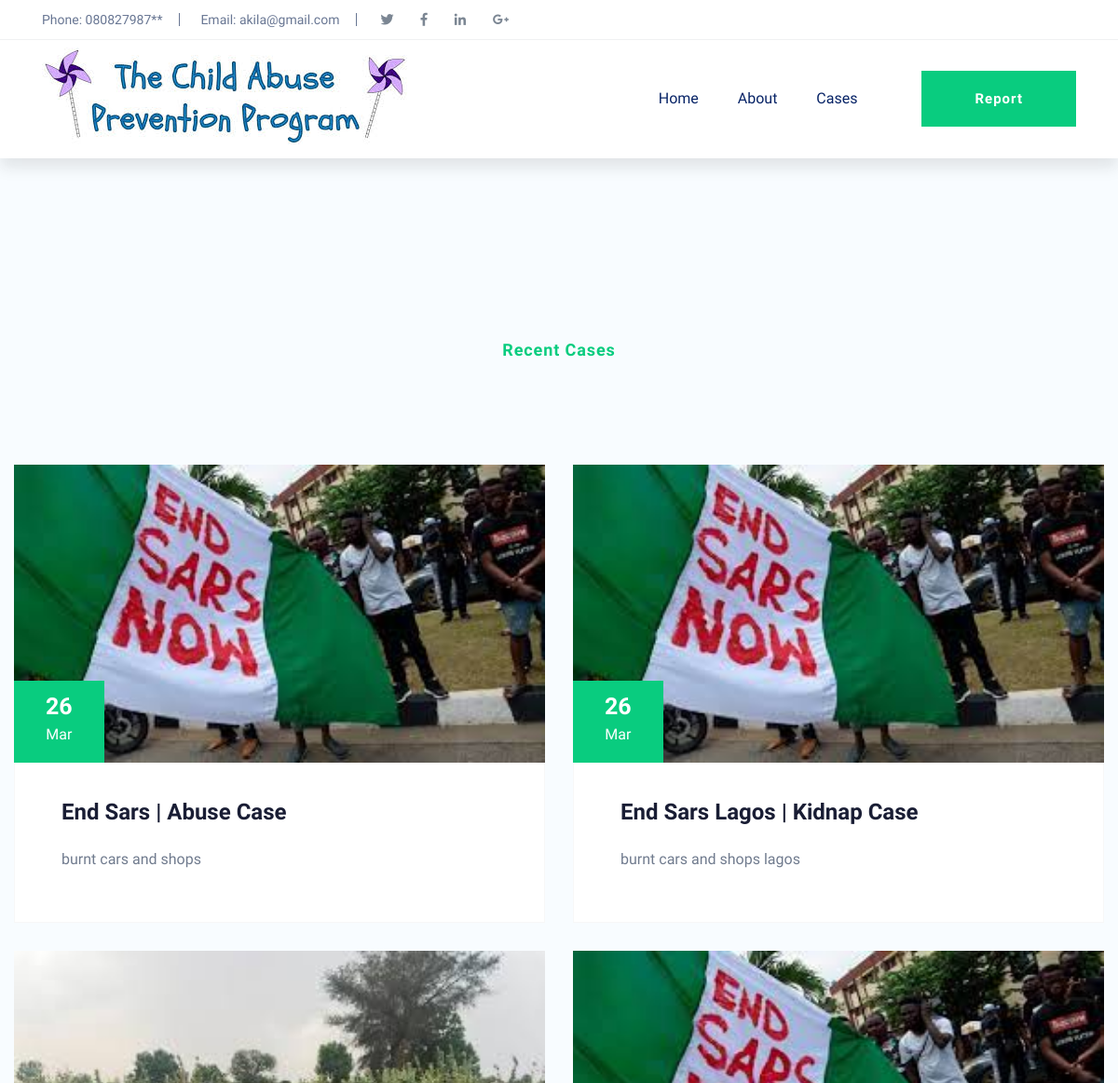
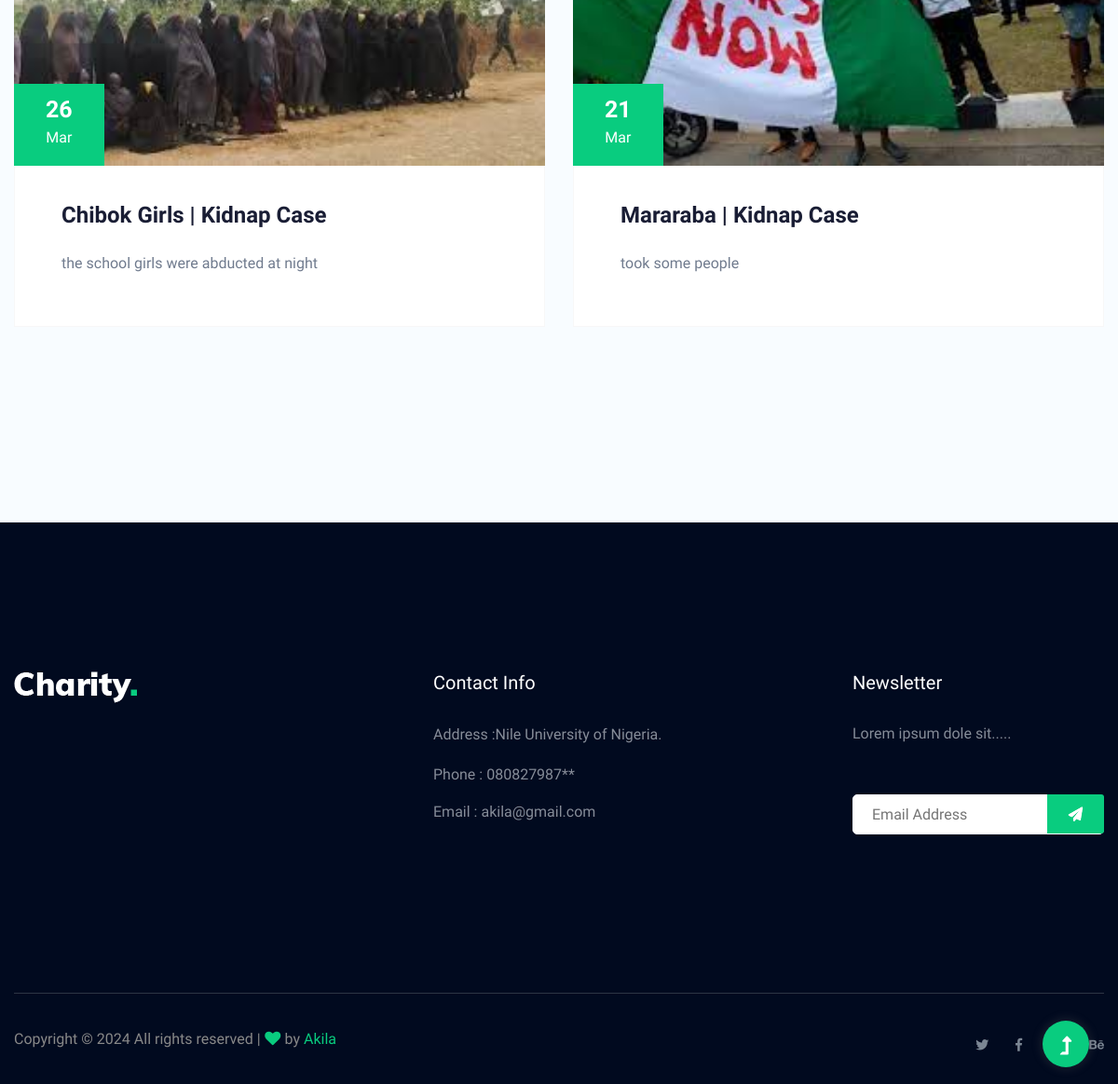
The app's page /cases.php with its own data (2 pictures, top to bottom).
### tables this page shows
CREATE TABLE `tb_cases` (
  `case_id` int(11) NOT NULL,
  `case_date` date DEFAULT current_timestamp(),
  `case_title` varchar(25) DEFAULT NULL,
  `case_description` varchar(252) DEFAULT NULL,
  `cover_image` varchar(150) DEFAULT NULL,
  `category` enum('kidnap','abuse') DEFAULT NULL,
  `case_time` time DEFAULT current_timestamp(),
  `case_state` varchar(25) DEFAULT NULL,
  `case_address` varchar(225) DEFAULT NULL,
  `case_status` enum('Solved','Pending','Closed') DEFAULT NULL
);

### cases.php (the view, shortened to what this page needs)
<?php include 'header.php' ?>
<main>
    <section class="home-blog-area section-padding30">
        <div class="container">
            <div class="row justify-content-center">
                <div class="col-xl-5 col-lg-6 col-md-9 col-sm-10">
                    <div class="section-tittle text-center mb-90">
                        <h3><span>Recent Cases</span></h3>
                    </div>
                </div>
            </div>
            <div class="row">
                <?php
                include 'connect.php';
                $sql = "SELECT * FROM tb_cases";
                $result = $conn->query($sql);
                if ($result->num_rows > 0) {
                    while ($row = $result->fetch_assoc()) {
                        echo '<div class="col-xl-6 col-lg-6 col-md-6">';
                        echo '    <div class="home-blog-single mb-30">';
                        echo '        <div class="blog-img-cap">';
                        echo '            <div class="blog-img">';
                        echo '                <img style=height:320px src="uploads/' . $row["cover_image"] . '" alt>';
                        echo '                <div class="blog-date text-center">';
                        echo '                    <span>' . date("d", strtotime($row["case_date"])) . '</span>';
                        echo '                    <p>' . date("M", strtotime($row["case_date"])) . '</p>';
                        echo '                </div>';
                        echo '            </div>';
                        echo '            <div class="blog-cap">';
                        echo '                <h3><a href="blog_details.html">' . $row["case_title"] . ' | ' . $row["category"] . ' Case </a></h3>';
                        echo '                <p>' . $row["case_description"] . '</p>';
                        echo '            </div>';
                        echo '        </div>';
                        echo '    </div>';
                        echo '</div>';
                    }
                } else {
                    echo "0 results";
                }
                ?>
            </div>
        </div>
    </section>
</main>
<?php include 'footer.php' ?>

### header.php (shortened to what this page needs)
<!doctype html>
<html class="no-js" lang="zxx">
<head>
    <link rel="stylesheet" href="assets/css/bootstrap.min.css">
    <link rel="stylesheet" href="assets/css/owl.carousel.min.css">
    <link rel="stylesheet" href="assets/css/slicknav.css">
    <link rel="stylesheet" href="assets/css/flaticon.css">
    <link rel="stylesheet" href="assets/css/progressbar_barfiller.css">
    <link rel="stylesheet" href="assets/css/gijgo.css">
    <link rel="stylesheet" href="assets/css/animate.min.css">
    <link rel="stylesheet" href="assets/css/animated-headline.css">
    <link rel="stylesheet" href="assets/css/magnific-popup.css">
    <link rel="stylesheet" href="assets/css/fontawesome-all.min.css">
    <link rel="stylesheet" href="assets/css/themify-icons.css">
    <link rel="stylesheet" href="assets/css/slick.css">
    <link rel="stylesheet" href="assets/css/nice-select.css">
    <link rel="stylesheet" href="assets/css/style.css">
</head>
<body>
    <header>
        <div class="header-area">
            <div class="main-header ">
                <div class="header-top d-none d-lg-block">
                    <div class="container-fluid">
                        <div class="col-xl-12">
                            <div class="row d-flex justify-content-between align-items-center">
                                <div class="header-info-left d-flex">
                                    <ul>
                                        <li>Phone: 080827987**</li>
                                        <li>Email: akila@gmail.com</li>
                                    </ul>
                                    <div class="header-social">
                                        <ul>
                                            <li><a href="#"><i class="fab fa-twitter"></i></a></li>
                                            <li><a href="https://www.facebook.com/sai4ull"><i class="fab fa-facebook-f"></i></a></li>
                                            <li><a href="#"><i class="fab fa-linkedin-in"></i></a></li>
                                            <li> <a href="#"><i class="fab fa-google-plus-g"></i></a></li>
                                        </ul>
                                    </div>
                                </div>
                            </div>
                        </div>
                    </div>
                </div>
                <div class="header-bottom  header-sticky">
                    <div class="container-fluid">
                        <div class="row align-items-center">
                            <div class="col-xl-2 col-lg-2">
                                <div class="logo">
                                    <a href="home.php"><img src="assets/img/logo/download-1.png" alt></a>
                                </div>
                            </div>
                            <div class="col-xl-10 col-lg-10">
                                <div class="menu-wrapper  d-flex align-items-center justify-content-end">
                                    <div class="main-menu d-none d-lg-block">
                                        <nav>
                                            <ul id="navigation">
                                                <li><a href="home.php">Home</a></li>
                                                <li><a href="about.php">About</a></li>
                                                <li><a href="cases.php">Cases</a>
                                                </li>
                                            </ul>
                                        </nav>
                                    </div>
                                    <div class="header-right-btn d-none d-lg-block ml-20">
                                        <a href="report.php" class="btn header-btn">Report</a>
                                    </div>
                                </div>
                            </div>
                            <div class="col-12">
                            </div>
                        </div>
                    </div>
                </div>
            </div>
        </div>
    </header>

### footer.php (shortened to what this page needs)
<footer>
    <div class="footer-wrapper section-bg2" data-background="assets/img/gallery/footer_bg.png">
        <div class="footer-area footer-padding">
            <div class="container">
                <div class="row d-flex justify-content-between">
                    <div class="col-xl-3 col-lg-3 col-md-4 col-sm-6">
                        <div class="single-footer-caption mb-50">
                            <div class="single-footer-caption mb-30">
                                <div class="footer-tittle">
                                    <div class="footer-logo mb-20">
                                        <a href="index-2.html"><img src="assets/img/logo/logo2_footer.png" alt></a>
                                    </div>
                                </div>
                            </div>
                        </div>
                    </div>
                    <div class="col-xl-3 col-lg-3 col-md-4 col-sm-5">
                        <div class="single-footer-caption mb-50">
                            <div class="footer-tittle">
                                <h4>Contact Info</h4>
                                <ul>
                                    <li>
                                        <p>Address :Nile University of Nigeria.</p>
                                    </li>
                                    <li><a href="#">Phone : 080827987**</a></li>
                                    <li><a href="#">Email : <span>akila@gmail.com</span></a></li>
                                </ul>
                            </div>
                        </div>
                    </div>
                    <div class="col-xl-3 col-lg-3 col-md-4 col-sm-5">
                        <div class="single-footer-caption mb-50">
                            <div class="footer-tittle">
                                <h4>Newsletter</h4>
                                <div class="footer-pera footer-pera2">
                                    <p>Lorem ipsum dole sit.....</p>
                                </div>
                                <div class="footer-form">
                                    <div id="mc_embed_signup">
                                        <form target="_blank" action="https://spondonit.us12.list-manage.com/subscribe/post?u=1462626880ade1ac87bd9c93a&amp;id=92a4423d01" method="get" class="subscribe_form relative mail_part">
                                            <input type="email" name="email" id="newsletter-form-email" placeholder="Email Address" class="placeholder hide-on-focus" onfocus="this.placeholder = ''" onblur="this.placeholder = ' Email Address '">
                                            <div class="form-icon">
                                                <button type="submit" name="submit" id="newsletter-submit" class="email_icon newsletter-submit button-contactForm"><img src="assets/img/gallery/form.png" alt></button>
                                            </div>
                                        </form>
                                    </div>
                                </div>
                            </div>
                        </div>
                    </div>
                </div>
            </div>
        </div>
        <div class="footer-bottom-area">
            <div class="container">
                <div class="footer-border">
                    <div class="row d-flex justify-content-between align-items-center">
                        <div class="col-xl-10 col-lg-9 ">
                            <div class="footer-copy-right">
                                <p>
                                    Copyright &copy;<script data-cfasync="false" src="../../cdn-cgi/scripts/5c5dd728/cloudflare-static/email-decode.min.js"></script>
                                     All rights reserved | <i class="fa fa-heart" aria-hidden="true"></i> by <a href="#" target="_blank">Akila</a>
                                </p>
                            </div>
                        </div>
                        <div class="col-xl-2 col-lg-3">
                            <div class="footer-social f-right">
                                <a href="#"><i class="fab fa-twitter"></i></a>
                                <a href="https://www.facebook.com/sai4ull"><i class="fab fa-facebook-f"></i></a>
                                <a href="#"><i class="fas fa-globe"></i></a>
                                <a href="#"><i class="fab fa-behance"></i></a>
                            </div>
                        </div>
                    </div>
                </div>
            </div>
        </div>
    </div>
</footer>
<div id="back-top">
    <a title="Go to Top" href="#"> <i class="fas fa-level-up-alt"></i></a>
</div>
</body>
</html>

### records on screen
tb_cases: cover_image (picture), case_date "26", case_date "Mar", case_title "End Sars", category "Abuse", case_description "burnt cars and shops"
tb_cases: cover_image (picture), case_date "26", case_date "Mar", case_title "End Sars Lagos", category "Kidnap", case_description "burnt cars and shops lagos"
tb_cases: cover_image (picture), case_date "26", case_date "Mar", case_title "Chibok Girls", category "Kidnap", case_description "the school girls were abducted at night"
tb_cases: cover_image (picture), case_date "21", case_date "Mar", case_title "Mararaba", category "Kidnap", case_description "took some people"
